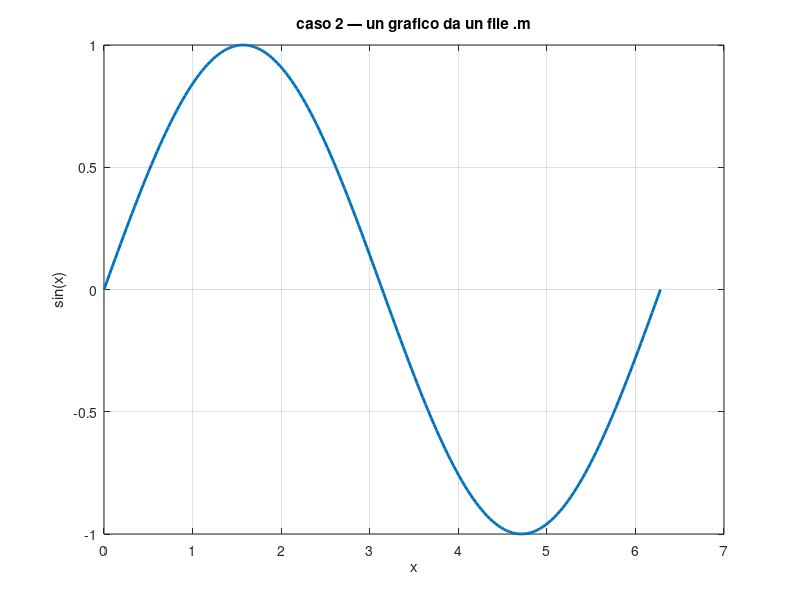

Here is the MATLAB script that generated this plot:
% Caso 2 — file Octave: il pulsante mostra "octave", e il menu apre il
% comando configurato per i .m (octave --no-gui --persist {file}).
%
% Si chiama grafico.m e non plot.m, e non è una preferenza di gusto: Octave
% cerca le funzioni fra i file della cartella in cui sta lavorando *prima* che
% nella sua libreria, quindi un plot.m qui dentro diventa "il" plot per ogni
% script lanciato da questa cartella. anima.m e plot3d.m chiamano plot, e
% chiamavano questo — con un errore di sintassi che sembrava loro:
%
%     error: syntax error near line 6 ... in file examples/plot.m
%     error: called from
%         anima at line 28 column 1
%
% Vale per qualunque nome che Octave usa già: se un tuo file si chiama come una
% funzione, da quella cartella la funzione è la tua. `which plot` lo dice.
x = linspace(0, 2*pi, 200);
printf("media di sin(x): %f\n", mean(sin(x)));
figure(1);
plot(x, sin(x), 'linewidth', 2);
grid on;
xlabel('x'); ylabel('sin(x)');
title('caso 2 — un grafico da un file .m');
